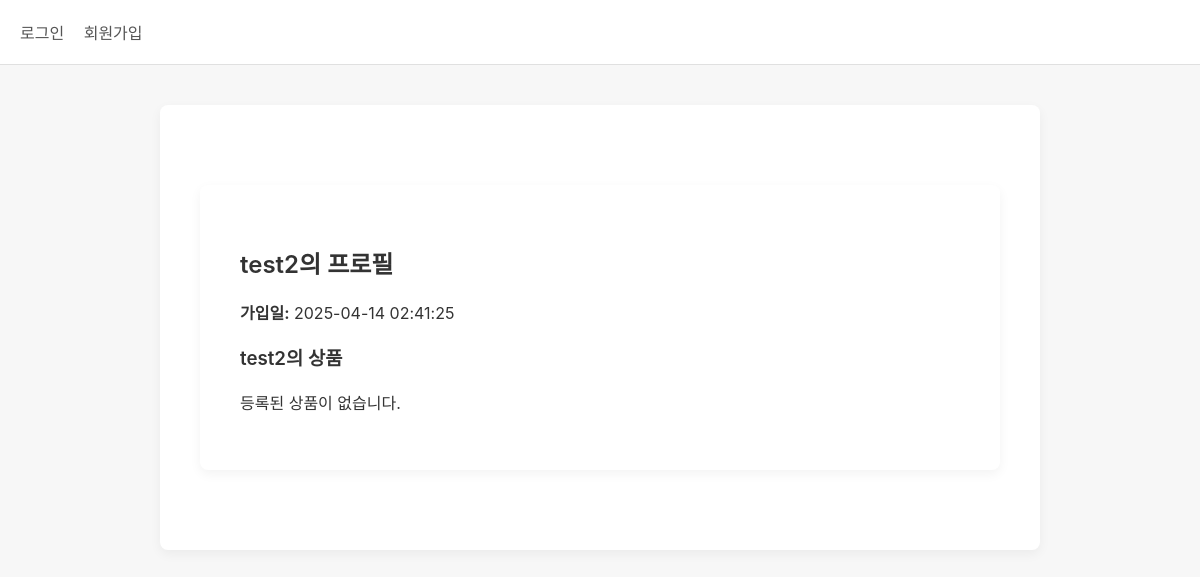
The page /user/test2 on the database as committed earlier.
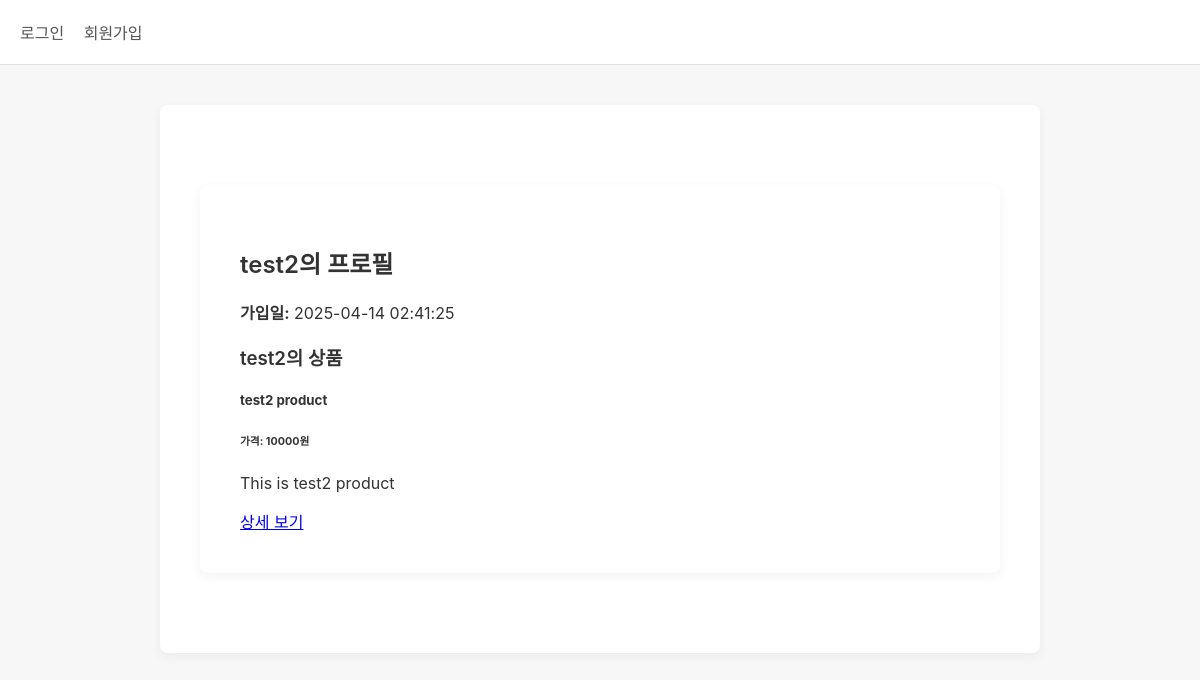
The same page on the database as committed later.
### tables this page shows
CREATE TABLE product (
                id TEXT PRIMARY KEY,
                title TEXT NOT NULL,
                description TEXT NOT NULL,
                price TEXT NOT NULL,
                seller_id TEXT NOT NULL,
                status TEXT DEFAULT 'active',
                report_count INTEGER DEFAULT 0,
                created_at TIMESTAMP DEFAULT CURRENT_TIMESTAMP
            , image_path TEXT);

### app.py (the view)
@app.route('/user/<username>')
def view_user(username):
    db = get_db()
    cursor = db.cursor()
    cursor.execute("SELECT id, username, bio, status, created_at FROM user WHERE username = ?", (username,))
    user = cursor.fetchone()
    if not user:
        flash('사용자를 찾을 수 없습니다.')
        return redirect(url_for('dashboard'))
    if user['status'] == 'dormant':
        flash('이 사용자는 현재 접근할 수 없습니다.')
        return redirect(url_for('dashboard'))
    cursor.execute("""
        SELECT * FROM product
        WHERE seller_id = ? AND status != 'blocked'
        ORDER BY created_at DESC
    """, (user['id'],))
    products = cursor.fetchall()
    is_owner = 'user_id' in session and session['user_id'] == user['id']
    return render_template('view_user.html', user=user, products=products, is_owner=is_owner)

### app.py (called while the page is built)
def get_db():
    db = getattr(g, '_database', None)
    if db is None:
        db = g._database = sqlite3.connect(DATABASE)
        db.row_factory = sqlite3.Row  # 결과를 dict처럼 사용하기 위함
    return db

@app.teardown_appcontext
def close_connection(exception):
    db = getattr(g, '_database', None)
    if db is not None:
        db.close()

@app.after_request
def add_security_headers(response):
    response.headers['Content-Security-Policy'] = "default-src 'self'; script-src 'self' 'unsafe-inline' https://cdnjs.cloudflare.com; style-src 'self' 'unsafe-inline'; img-src 'self' data:;"
    response.headers['X-Frame-Options'] = 'SAMEORIGIN'
    response.headers['X-XSS-Protection'] = '1; mode=block'
    return response

### templates/view_user.html (shortened to what this page needs)
{% extends "base.html" %}
{% block content %}
<div class="container mt-5">
    <h2>{{ user.username }}의 프로필</h2>
    <p><strong>가입일:</strong> {{ user.created_at }}</p>
    <h3>{{ user.username }}의 상품</h3>
    {% if products %}
        <div class="row">
            {% for product in products %}
                <div class="col-md-4 mb-4">
                    <div class="card">
                        <div class="card-body">
                            <h5 class="card-title">{{ product.title }}</h5>
                            <h6 class="card-subtitle mb-2 text-muted">가격: {{ product.price }}원</h6>
                            <p class="card-text">{{ product.description[:100] }}{% if product.description|length > 100 %}...{% endif %}</p>
                            <div class="mt-2">
                                <a href="{{ url_for('view_product', product_id=product.id) }}" class="btn btn-sm btn-outline-primary">상세 보기</a>
                            </div>
                        </div>
                    </div>
                </div>
            {% endfor %}
        </div>
    {% else %}
        <p>등록된 상품이 없습니다.</p>
    {% endif %}
</div>
{% endblock %}

Rows that differ between the two databases and show on the page:
added product: title "test2 product", price "10000", description "This is test2 product"
Other text that changed with them:
text no longer shown: "등록된 상품이 없습니다."
